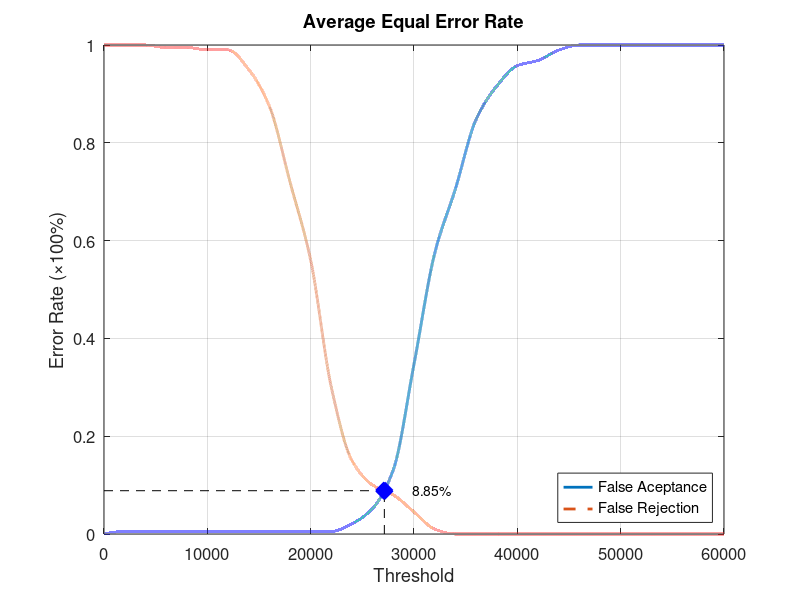
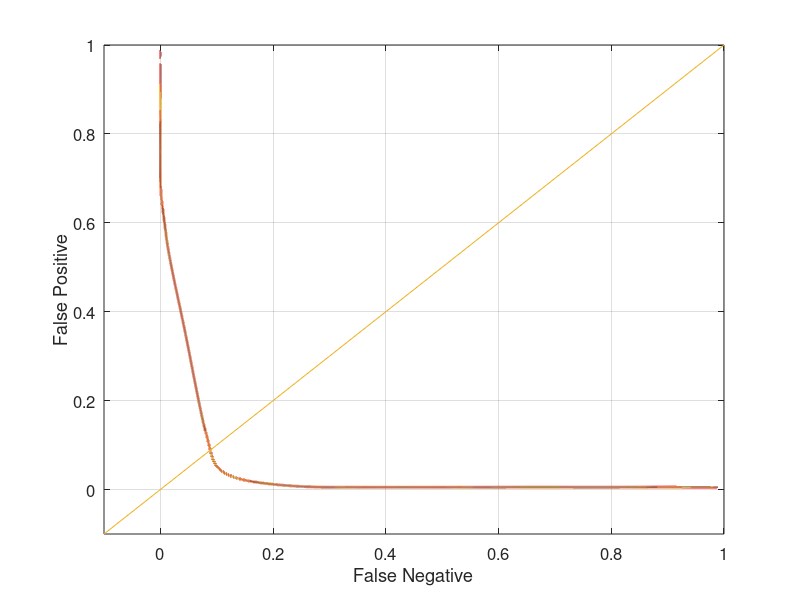

Write MATLAB code to recreate these figures, in order.
function yEER = Database3_3
close all;
clear;
clc;
x = 0:2000:60000;
xq = 0:0.5:60000;

y0 = [0 0.00526316 0.00526316 0.00526316 0.00526316 0.00526316 0.00526316 0.00526316 0.00526316 0.00526316 0.00526316 0.00526316 0.0210526 0.0526316 0.131579 0.347368 0.573684 0.705263 0.847368 0.915789 0.957895 0.968421 0.989474 1 1 1 1 1 1 1 1];
yy0 = interp1(x, y0, xq, 'pchip');
y1 = [1 1 1 0.995 0.995 0.99 0.99 0.95 0.875 0.72 0.56 0.3 0.15 0.1 0.08 0.045 0.01 0 0 0 0 0 0 0 0 0 0 0 0 0 0];
yy1 = interp1(x, y1, xq, 'pchip');

% Calculating EER: 
y2 = abs(y0 - y1);
find(y2 == min(y2))
yy2 = abs(yy0 - yy1);
xEER = find(yy2 == min(yy2));
xEERIndex = xq(xEER) % X-axis EER
yEER = yy0(xEER) % Y-axis EER

main = figure
plot(xq, yy0,'-','LineWidth', 2);	hold on
plot(xq, yy1,'--','LineWidth', 2);	hold on
plot([xEERIndex xEERIndex], [0 yEER], 'k--');	hold on
plot([0 xEERIndex], [yEER yEER], 'k--');	hold on
plot(xEERIndex, yEER, 'bx', 'LineWidth', 10);	hold on
text(xEERIndex + 10 * xEERIndex / 100, yEER, [num2str(round((10000 * yEER)) / 100) '%'])
legend('False Aceptance', 'False Rejection', 'Location', 'SouthEast')
xlabel('Threshold')
ylabel('Error Rate (\times100%)')
title('Average Equal Error Rate')
set(gca, 'FontSize', 12)
axis([0 60000 0 1])
grid on

print(main, 'Database3_3Main', '-dpng');
FNRxFPR = figure('Color', [1 1 1]);
plot(yy1, yy0, '-', yy1, yy0, 'LineWidth', 2);
hold on
y = -0.1:0.1:1
plot(y, y); 
set(gca, 'FontSize', 12)
xlabel('False Negative')
ylabel('False Positive')
axis([-0.1 1 -0.1 1])
set(gca, 'FontSize', 12)
grid on

print(FNRxFPR, 'Database3_3FNRxFPR','-dpng');
end
